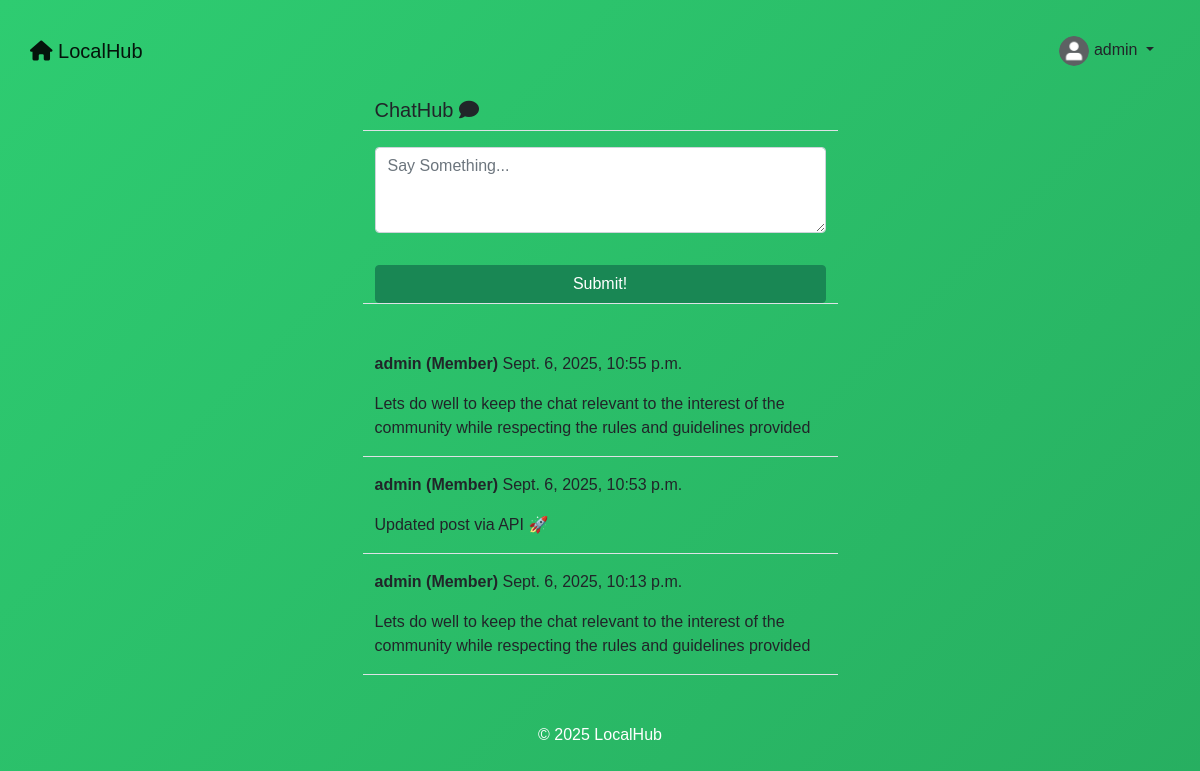
Screenshot of /chat/ (signed in) with the database file from the repository.
### users/models.py (models this page shows)
class User(AbstractUser, TimeStampedModel):
    is_leader = models.BooleanField(default=False)
    is_admin = models.BooleanField(default=False)
    email = models.EmailField(unique=True)
    USERNAME_FIELD = "username"
    REQUIRED_FIELDS = ["email"]
    @property
    def is_member(self):
        return not self.is_admin and not self.is_leader
    def __str__(self):
        roles = []
        if self.is_admin:
            roles.append("Admin")
        if self.is_leader:
            roles.append("Leader")
        if self.is_member:
            roles.append("Member")
        return f"{self.username} ({', '.join(roles)})"

class UserProfile(models.Model):
	user = models.OneToOneField(User, primary_key=True, verbose_name='user', related_name='profile', on_delete=models.CASCADE)
	name = models.CharField(max_length=30, blank=True, null=True)
	bio = models.TextField(max_length=500, blank=True, null=True)
	birth_date=models.DateField(null=True, blank=True)
	location = models.CharField(max_length=100, blank=True, null=True)
	picture = models.ImageField(upload_to='uploads/profile_pictures', default='uploads/profile_pictures/default.png', blank=True)

### group_chat/models.py (models this page shows, shortened)
class Post(models.Model):
    author = models.ForeignKey(settings.AUTH_USER_MODEL, on_delete=models.CASCADE)
    body = models.TextField()
    created_on = models.DateTimeField(default=timezone.now)

### group_chat/views.py (the view, shortened to what this page needs)
# urls.py: path('', PostListView.as_view(), name='post-list'),
class PostListView(LoginRequiredMixin, View):
    def get(self, request, *args, **kwargs):
        posts = Post.objects.all().order_by('-created_on')
        form = PostForm()
        context = {
            'post_list': posts,
            'form': form,
        }
        return render(request, 'group_chat/post_list.html', context)

### group_chat/forms.py
class PostForm(forms.ModelForm):
    body = forms.CharField(
        label='',
        widget=forms.Textarea(attrs={
            'rows': '3',
            'placeholder': 'Say Something...'
            }))
    class Meta:
        model = Post
        fields = ['body']

### group_chat/templates/group_chat/post_list.html (shortened to what this page needs)
{% extends 'landing/base.html' %}
{% load crispy_forms_tags %}
{% block content %}
<div class="container">
    <div class="row justify-content-center mt-3">
        <div class="col-md-5 col-sm-12 border-bottom">
            <h5>ChatHub <i class="fa fa-comment"></i></h5>
        </div>
    </div>
    <div class="row justify-content-center mt-3 mb-5">
        <div class="col-md-5 col-sm-12 border-bottom">
            <form method="POST">
                {{ form | crispy }}
                <div class="d-grid gap-2">
                    <button class="btn btn-success mt-3">Submit!</button>
                </div>
            </form>
        </div>
    </div>
    {% for post in post_list %}
    <div class="row justify-content-center mt-3">
        <div class="col-md-5 col-sm-12 border-bottom position-relative">
            <p><strong>{{ post.author }}</strong> {{ post.created_on }}</p>
            <p>{{ post.body }}</p>
        </div>
    </div>
    {% endfor %}
</div>
{% endblock content %}

### landing/templates/landing/navbar.html (shortened to what this page needs)
<div class="container gx-0">
  <nav class="navbar navbar-expand-lg navbar-light bg-transparent">
    <a class="navbar-brand"
      {% if user.is_authenticated %}
        href="{% url 'homepage' %}"
      {% else %}
        href="{% url 'index' %}"
      {% endif %}
    >
      <i class="fas fa-home"></i> LocalHub
    </a>
    <div class="collapse navbar-collapse" id="navbarTogglerDemo03">
      {% if user.is_authenticated %}
        <div class="nav-item dropdown">
          <a class="nav-link dropdown-toggle text-dark" data-bs-toggle="dropdown" role="button" aria-expanded="false">
            {% if user.profile.picture %}
              <img src="{{ user.profile.picture.url }}" alt="Avatar" class="rounded-circle" width="30" height="30">
            {% else %}
              <i class="fas fa-user"></i>
            {% endif %}
            {{ user.username }}
          </a>
        </div>
      {% endif %}
    </div>
  </nav>
</div>

### static/css/style.css (style rules this page uses)
* { margin: 0; padding: 0; box-sizing: border-box; font-family: Arial, sans-serif; }
body { background: linear-gradient(135deg, #2ecc71, #27ae60); color: #fff; min-height: 100vh; padding: 20px; }

### rows the page displays
User: profile.picture (placeholder picture), username "admin"
Post: author "admin (Member)", created_on "Sept. 6, 2025, 10:55 p.m.", body "Lets do well to keep the chat relevant to the interest of the community while respecting the rules and guidelines provided"
Post: author "admin (Member)", created_on "Sept. 6, 2025, 10:53 p.m.", body "Updated post via API 🚀"
Post: author "admin (Member)", created_on "Sept. 6, 2025, 10:13 p.m.", body "Lets do well to keep the chat relevant to the interest of the community while respecting the rules and guidelines provided"
